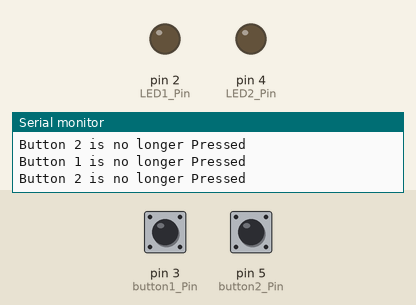
Recording of a sketch running on a simulated Arduino Uno, built with avr-gcc and run on an emulated ATmega328P. On the bench: output pins drawn as LEDs (lit = HIGH), the last lines printed to the serial monitor. The test bench sets the inputs (shaded band); at power-on: pin 3 (button1_Pin) LOW, pin 5 (button2_Pin) LOW.

Above: at 1.2 s.
1.3 s: pin 3 (button1_Pin) pulled HIGH for 0.15 s
At 1.4 s:
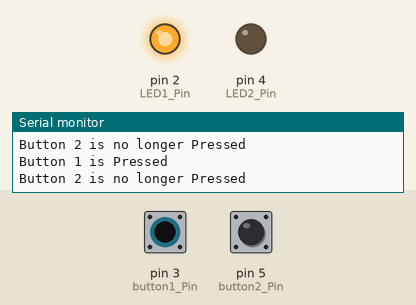
3.0 s: pin 5 (button2_Pin) pulled HIGH for 1 s
At 3.7 s:
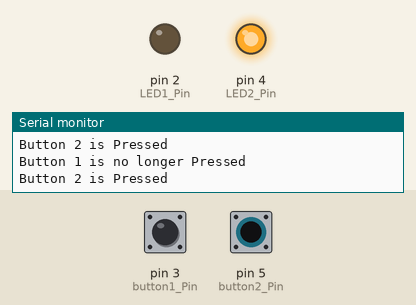
5.5 s: pin 3 (button1_Pin) pulled HIGH for 1 s
At 7.0 s:
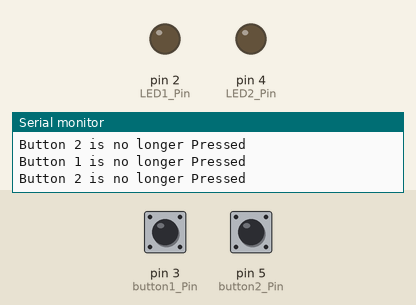
9.5 s: pin 5 (button2_Pin) pulled HIGH for 0.15 s
At 9.64 s:
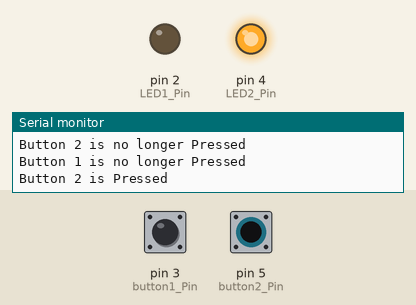
12.6 s: pin 3 (button1_Pin) driven HIGH and pin 5 (button2_Pin) driven HIGH
At 13.8 s:
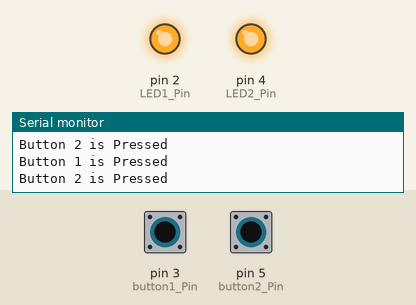
14.1 s: pin 3 (button1_Pin) driven LOW
At 15.3 s:
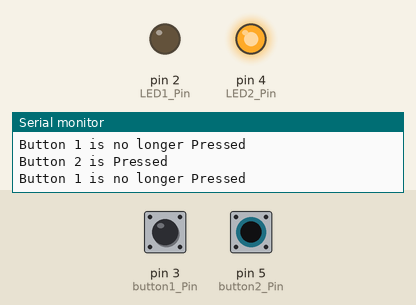
Timing chart, 0 to 17.1 s (numbered marks = the images above; inputs shaded):
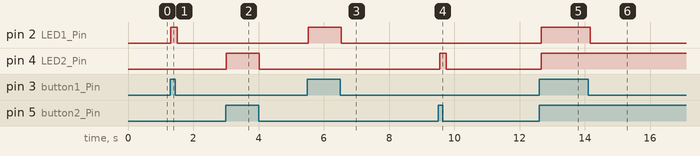

The sketch:

Test_1_task_2.ino
```cpp
// --- Existing LED and Button 1 ---
const int LED1_Pin = 2;       // LED 1 Pin number on Arduino
const int button1_Pin = 3;    // Button 1 Pin number on Arduino
int button1_state = 0;

// --- Task B: New LED and Button 2 Variables ---
const int LED2_Pin = 4;       // LED 2 Pin number on Arduino
const int button2_Pin = 5;    // Button 2 Pin number on Arduino
int button2_state = 0;

void setup() {
  // Initialize serial communication for debugging
  Serial.begin(9600);

  // Configure Pins for Pair 1
  pinMode(LED1_Pin, OUTPUT);    // Set LED1 pin as an output
  pinMode(button1_Pin, INPUT);  // Set Button1 pin as an input

  // Configure Pins for Pair 2
  pinMode(LED2_Pin, OUTPUT);    // Set LED2 pin as an output
  pinMode(button2_Pin, INPUT);  // Set Button2 pin as an input
}

void loop() {
  // -------------------------------------------------------------
  // CONTROLLING LED 1 WITH BUTTON 1
  // -------------------------------------------------------------
  button1_state = digitalRead(button1_Pin); // Read Button 1 State

  if (button1_state == HIGH) {
    Serial.println("Button 1 is Pressed");
    digitalWrite(LED1_Pin, HIGH);           // Turn LED 1 ON
  } else {
    Serial.println("Button 1 is no longer Pressed");
    digitalWrite(LED1_Pin, LOW);            // Turn LED 1 OFF
  }

  // -------------------------------------------------------------
  // Task B: CONTROLLING LED 2 WITH BUTTON 2
  // -------------------------------------------------------------
  button2_state = digitalRead(button2_Pin); // Read Button 2 State

  if (button2_state == HIGH) {
    Serial.println("Button 2 is Pressed");
    digitalWrite(LED2_Pin, HIGH);           // Turn LED 2 ON
  } else {
    Serial.println("Button 2 is no longer Pressed");
    digitalWrite(LED2_Pin, LOW);            // Turn LED 2 OFF
  }

  delay(100); // Small delay to avoid spamming the serial monitor
}
```

Measured:
- after the input at 1.3 s, pin 2 (LED1_Pin): LOW → HIGH at once, → LOW 0.20 s later
- after the input at 3.0 s, pin 4 (LED2_Pin): LOW → HIGH at once, → LOW 1.0 s later
- after the input at 5.5 s, pin 2 (LED1_Pin): LOW → HIGH at once, → LOW 1.0 s later
- after the input at 9.5 s, pin 4 (LED2_Pin): LOW → HIGH after 0.05 s, → LOW 0.20 s later
- after the input at 12.6 s, pin 2 (LED1_Pin), pin 4 (LED2_Pin): LOW → HIGH after 0.06 s
- after the input at 14.1 s, pin 2 (LED1_Pin): HIGH → LOW after 0.07 s
